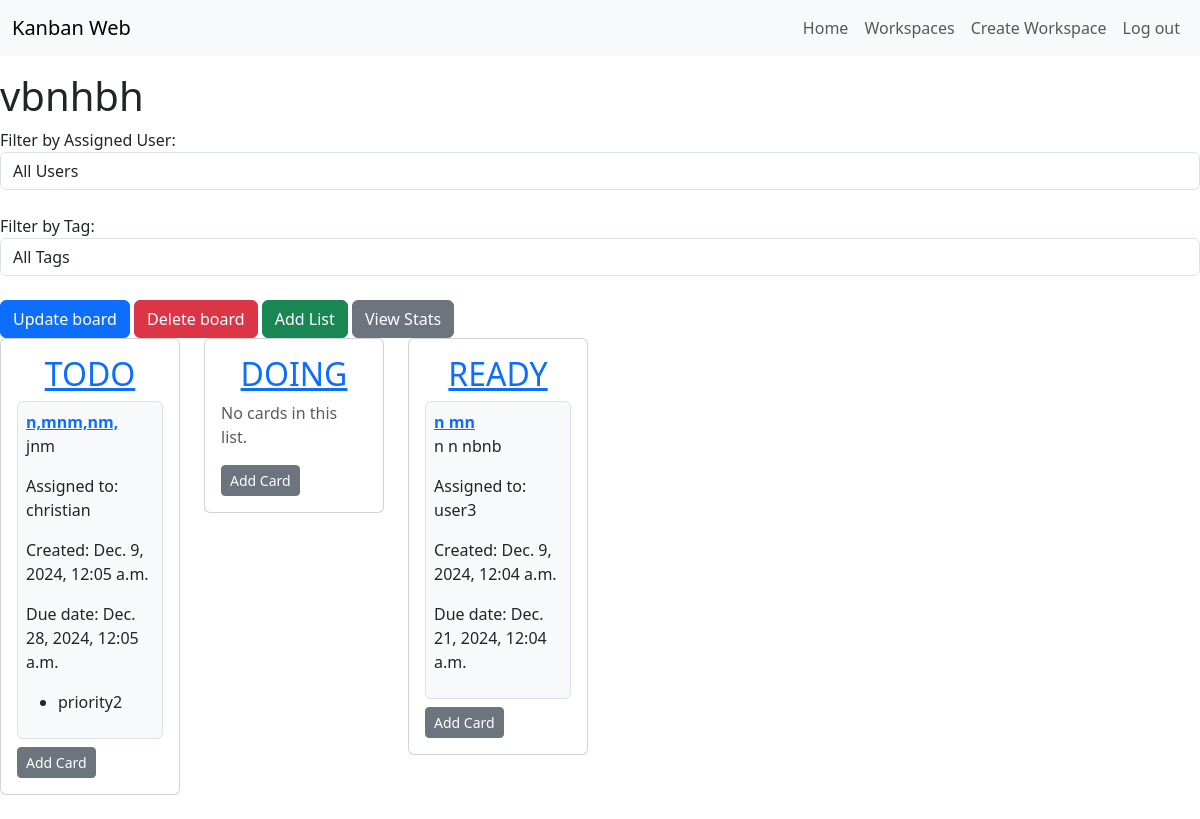
The app's page /workspaces/28/23/boards/33/ (signed in) with its own data.
### tasks/models.py (models this page shows, shortened)
class Board(models.Model):
    name = models.CharField(max_length=25)
    workspace = models.ForeignKey(Workspace, on_delete=models.CASCADE)

class CardList(models.Model):
    name = models.CharField(max_length=25)
    board = models.ForeignKey(Board, on_delete=models.CASCADE, related_name='card_lists')
    max_cards = models.PositiveIntegerField(default=5)  # User-defined limit
    amount_cards = models.IntegerField(default=0)

class Card(models.Model):
    name = models.CharField(max_length=255)
    description = models.TextField(blank=True, null=True)
    due_date = models.DateTimeField(blank=True, null= False, default='1900-01-01 00:00')  # New field for due date
    created = models.DateTimeField(auto_now_add=True)
    card_list = models.ForeignKey(CardList, on_delete=models.CASCADE, related_name='cards')
    assigned_to = models.ForeignKey(User, on_delete=models.SET_NULL, null=True, blank=True, related_name='cards')
    tags = models.ManyToManyField(Tag, blank=True, related_name='cards')

class Tag(models.Model):
    name = models.CharField(max_length=50, unique=True)

### tasks/views.py (the view)
# urls.py: path('workspaces/<int:owner_id>/<int:workspace_id>/boards/<int:board_id>/', views.view_board, name='view_board'),
@login_required
def view_board(request, owner_id, workspace_id, board_id):
    board = get_object_or_404(Board, pk=board_id)
    card_lists = board.card_lists.all()
    workspace = board.workspace
    get_time = timezone.now()
    tags = Tag.objects.all()
    if request.method == 'POST':
        form = CardForm(request.POST)
        card_list_id = request.POST.get('card_list_id')  # Capturar el ID de la lista a la que se asignará la tarjeta
        card_list = get_object_or_404(CardList, pk=card_list_id)
        if form.is_valid():
            new_card = form.save(commit=False)
            new_card.card_list = card_list
            new_card.due_date = form.cleaned_data.get('due_date')
            new_card.assigned_to = form.cleaned_data.get('assigned_to')
            new_card.save()
            form.save_m2m()  # Guardar las etiquetas (tags)
            card_list.increse_amount()
            card_list.save()
            return redirect('view_board', owner_id=owner_id, workspace_id=workspace_id, board_id=board.id)
        else:
            print(form.errors)  # Mostrar errores si el formulario no es válido (para depuración)
    else:
        form = CardForm(workspace=workspace)
    filter_tag = request.GET.get('filter_tag')
    assigned_user = request.GET.get('assigned_user')
    for card_list in card_lists:
        cards = card_list.cards.all()
        if filter_tag:
            cards = cards.filter(tags__id=filter_tag)
        if assigned_user:
            cards = cards.filter(assigned_to__id=assigned_user)
        card_list.filtered_cards = cards
    return render(request, 'view_board.html', {
        'board': board,
        'card_lists': card_lists,
        'form': form,
        'tags': tags,
        'owner_id': owner_id,
        'workspace_id': workspace_id,
        'get_time': get_time
    })

### tasks/forms.py
class CardForm(forms.ModelForm):
    checklist = forms.CharField(widget=forms.Textarea, required=False)
    tags = forms.ModelMultipleChoiceField(
        queryset=Tag.objects.all(),
        widget=forms.CheckboxSelectMultiple,
        required=False
    )
    class Meta:
        model = Card
        fields = ['name', 'description', 'due_date', 'checklist', 'assigned_to', 'tags']
        widgets = {
            'due_date': forms.DateTimeInput(attrs={
                'type': 'datetime-local',
                'class': 'form-control'
            }),
        }
    def __init__(self, *args, **kwargs):
        workspace = kwargs.pop('workspace', None)
        super(CardForm, self).__init__(*args, **kwargs)
        if workspace:
            self.fields['assigned_to'].queryset = workspace.members.all()

### tasks/templates/view_board.html (shortened to what this page needs)
{% extends 'base.html' %}
{% load widget_tweaks %}
{% block content %}
    <h1>{{ board.name }}</h1>
    <form action="" method="GET" class="mb-4">
        <div class="form-group">
            <label for="assigned_user">Filter by Assigned User:</label>
            <select name="assigned_user" id="assigned_user" class="form-control" onchange="this.form.submit()">
                <option value="">All Users</option>
            </select>
        </div>
    </form>
    <form action="" method="GET" class="mb-4">
        <div class="form-group">
            <label for="filter_tag">Filter by Tag:</label>
            <select name="filter_tag" id="filter_tag" class="form-control" onchange="this.form.submit()">
                <option value="">All Tags</option>
            </select>
        </div>
    </form>
    <form action="{% url 'update_board' owner_id=board.workspace.owner.id workspace_id=board.workspace.id board_id=board.id %}" method="GET" style="display:inline;">
        <button type="submit" class="btn btn-primary">Update board</button>
    </form>
    <a href="{% url 'delete_board' owner_id=board.workspace.owner.id workspace_id=board.workspace.id board_id=board.id %}" class="btn btn-danger">
        Delete board
    </a>
    <a href="{% url 'create_cardlist' owner_id=board.workspace.owner.id workspace_id=board.workspace.id board_id=board.id %}" class="btn btn-success" onclick="toggleAddListForm(event)">
        Add List
    </a>
    <a href="{% url 'stats' owner_id=board.workspace.owner.id workspace_id=board.workspace.id board_id=board.id %}" class="btn btn-secondary">
        View Stats
    </a>
    <div class="row" id="card-lists-container">
        {% for card_list in card_lists %}
        <div id="list-{{ card_list.id }}"
             class="col-md-2 mb-4"
             draggable="true"
             ondragstart="dragList(event)"
             ondrop="handleListDrop(event, {{ card_list.id }})"
             ondragover="allowDrop(event)">
            <div class="card">
                <div id="list-{{ card_list.id }}" class="container card-body {% if card_list.amount_cards >= card_list.max_cards %}bg-warning{% endif %}" ondrop="handleDrop(event, {{ card_list.id }})" ondragover="allowDrop(event)">
                    <h2 class="card-title text-center"><a href="{% url 'update_cardlist' owner_id=board.workspace.owner.id workspace_id=board.workspace.id board_id=board.id cardlist_id=card_list.id%}">{{ card_list.name }}</a></h2>
                    {% for card in card_list.filtered_cards %}
                    <div id="card-{{ card.id }}" class="draggable mb-2 p-2 border rounded {% if card.due_date and card.due_date < get_time %}bg-danger text-white{% else %}bg-light{% endif %}" draggable="true" ondragstart="drag(event)" data-url="{% url 'update_card_position' card_id=card.id cardlist_id=card_list.id %}">
                        <strong> <a href="{% url 'update_card' owner_id=owner_id workspace_id=workspace_id board_id=board.id card_id=card.id %}">{{ card.name }}</a></strong>
                        <p>{{ card.description }}</p>
                        <p>Assigned to: {{ card.assigned_to.username|default:"None" }}</p>
                        <p>Created: {{card.created}}</p>
                        <p required>Due date: {{ card.due_date|default:'Unassigned' }}</p>
                        <ul>
                            {% for tag in card.tags.all %}
                                <li>{{ tag.name }}</li>
                            {% endfor %}
                        </ul>
                    </div>
                    {% empty %}
                        <p class="text-muted">No cards in this list.</p>
                    {% endfor %}
                    <button type="button" class="btn btn-secondary btn-sm" onclick="toggleForm('{{ card_list.id }}')">Add Card</button>
                </div>
            </div>
        </div>
        {% endfor %}
    </div>
{% endblock %}

### static/main.css (style rules this page uses)
.draggable { cursor:move; }

### records on screen
Board: name "vbnhbh"
CardList: name "TODO"
Card: name "n,mnm,nm,", description "jnm", assigned_to.username "christian", created "Dec. 9, 2024, 12:05 a.m.", due_date "Dec. 28, 2024, 12:05 a.m."
Tag: name "priority2"
CardList: name "DOING"
CardList: name "READY"
Card: name "n mn", description "n n nbnb", assigned_to.username "user3", created "Dec. 9, 2024, 12:04 a.m.", due_date "Dec. 21, 2024, 12:04 a.m."
